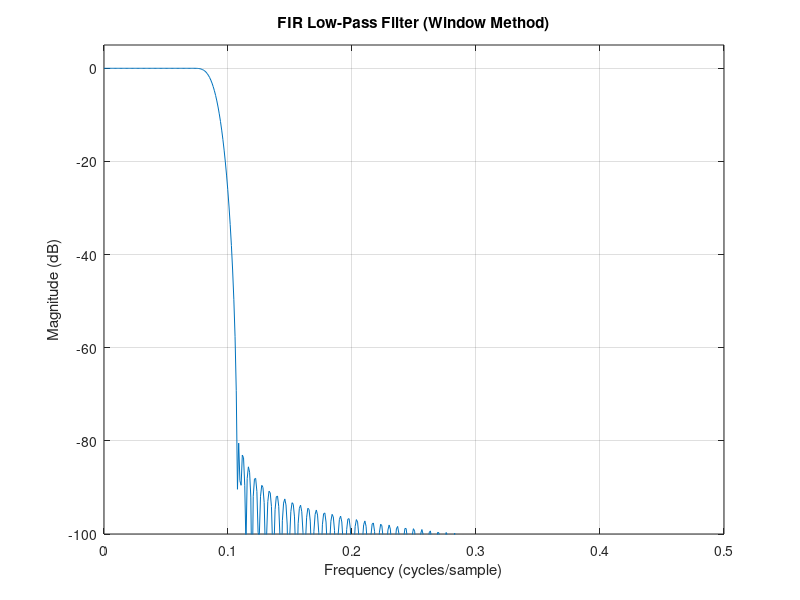

Write the MATLAB code that produced this figure. (Note: this script raises an error after producing the figure.)
%part 1 spec 
fp = 0.07;        % passband edge
fs = 0.11;        % stopband edge
rip_max_db = 0.1; % max ripple (dB)
min_att_db = 80;  % min attenuation (dB) 

% from log scale to linear 
rip_max = (10^(rip_max_db/20) - 1)/(10^(rip_max_db/20) + 1);
min_att = 10^(-min_att_db/20);
A = -20*log10(min(rip_max, min_att));
df = fs - fp;

% alternatively, can hardcode values for M and beta 
beta = 8;
M = 151;



fprintf("Using M = %d and beta = %.2f\n", M, beta);

% Create ideal impulse response (lowpass)
n = -(M-1)/2 : (M-1)/2;
fc = (fp + fs)/2; % cutoff in middle of transition
hd = 2 * fc * sinc(2 * fc * n);

% Apply Kaiser window
w = kaiser(M, beta)';
h = hd .* w;

% Frequency response
N = 1024;
H = fft(h, N);
f = linspace(0, 0.5, N/2);

% Plot magnitude response
figure(1); clf;
plot(f, 20*log10(abs(H(1:N/2))));
grid on;
xlabel('Frequency (cycles/sample)');
ylabel('Magnitude (dB)');
title('FIR Low-Pass Filter (Window Method)');
ylim([-100 5]);
xline(fp, '--g', 'Passband edge');
xline(fs, '--r', 'Stopband edge');

%%
% Calculate passband ripple and stopband attenuation
H_mag = abs(H(1:N/2));
passband = f <= fp;
stopband = f >= fs;

ripple_db = 20 * log10(max(H_mag(passband)) / min(H_mag(passband)));
attenuation_db = -20 * log10(max(H_mag(stopband)));

fprintf('Passband ripple: %.4f dB\n', ripple_db);
fprintf('Stopband attenuation: %.2f dB\n', attenuation_db);
%%
num_str = sprintf('%.15f, ', Num);               
num_str = ['{', num_str(1:end-2), '}'];         
disp(num_str);                               
clipboard('copy', num_str);  % Copy to clipboard (Windows/macOS)